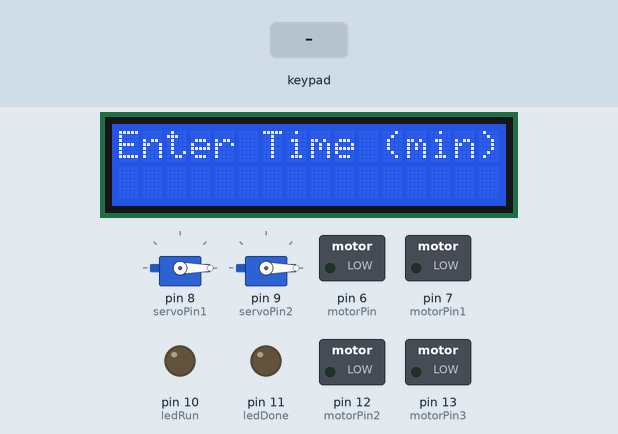
The sketch below on a simulated Arduino Uno, built with avr-gcc and run on an emulated ATmega328P. On the bench: 2 × servo, 16×2 character LCD, switched loads named in the sketch (green lamp = pin HIGH), output pins drawn as LEDs (lit = HIGH). The test bench sets the inputs (shaded band).

Above: at 1.2 s.
1.3 s: keypad keys 1 2 # pressed 0.4 s apart
At 2.9 s:
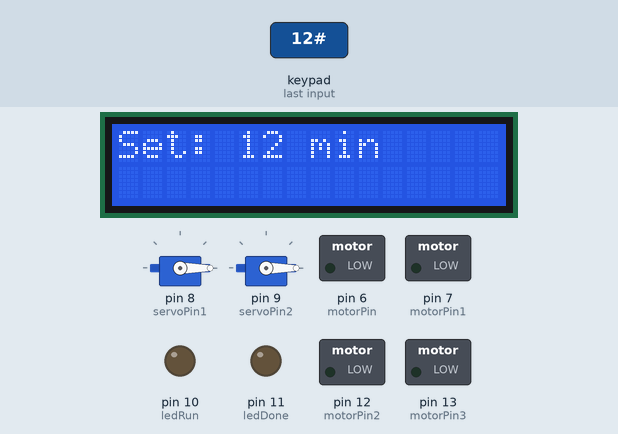
At 5.9 s:
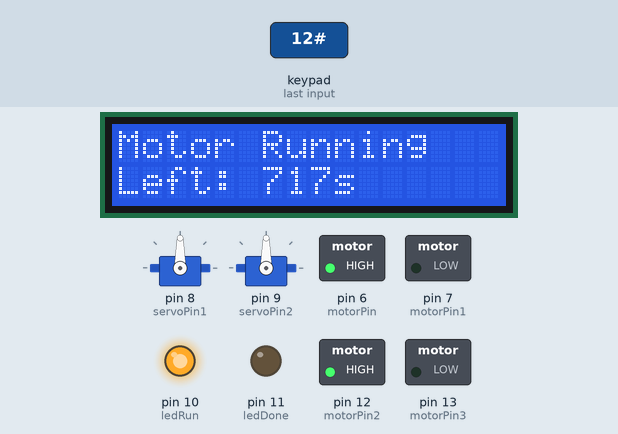
Timing chart, 0 to 7.4 s (numbered marks = the images above; inputs shaded):
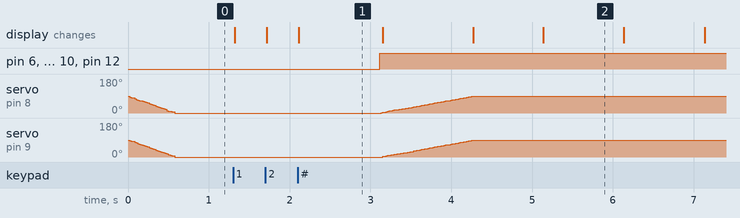

Measured:
- after the input at 1.3 s, pin 6 (motorPin), pin 10 (ledRun), pin 12 (motorPin2): LOW → HIGH after 1.8 s; servo on pin 8 (servoPin1): moves from 0° to 90° over 1.1 s, starting after 1.8 s; servo on pin 9 (servoPin2): moves from 0° to 90° over 1.1 s, starting after 1.9 s; the display: first changes at once (image 1 shows a later state)
- what the display in image 1 shows lasts 1.1 s, from 2.1 s to 3.2 s

The sketch:

shoe_dryer_v1.ino
```cpp
#include <VarSpeedServo.h>
#include <Wire.h>
#include <LiquidCrystal_I2C.h>
#include <Keypad.h>

// -------------------- LCD --------------------
// Initialize LCD (I2C address 0x27, 16x2)
LiquidCrystal_I2C lcd(0x27, 16, 2);

// -------------------- KEYPAD --------------------
const byte ROWS = 4;
const byte COLS = 4;

// Keypad layout
char keys[ROWS][COLS] = {
  {'1','2','3','A'},
  {'4','5','6','B'},
  {'7','8','9','C'},
  {'*','0','#','D'}
};

// Keypad pin connections
byte rowPins[ROWS] = {A0, A1, A2, A3};
byte colPins[COLS] = {A4, A5, 2, 3};

// Create keypad object
Keypad keypad = Keypad(makeKeymap(keys), rowPins, colPins, ROWS, COLS);

// -------------------- MOTOR + PELTIER --------------------
// These pins control the motor driver (H-bridge)
// IMPORTANT: Peltier modules are connected to the motor output,
// so when the motor is powered, Peltiers are also activated
const int motorPin = 6;
const int motorPin1 = 7;
const int motorPin2 = 12;
const int motorPin3 = 13;

// -------------------- LED INDICATORS --------------------
const int ledRun = 10;   // Turns ON when system is running
const int ledDone = 11;  // Turns ON when process is finished

// -------------------- SERVO --------------------
VarSpeedServo myservo1;
VarSpeedServo myservo2;

const int servoPin1 = 8;
const int servoPin2 = 9;

// -------------------- TIME CONTROL --------------------
unsigned long selectedTime = 0;   // Stores selected duration (ms)
unsigned long startTime = 0;      // Stores start time
bool motorRunning = false;        // System state flag

// Stores user input from keypad
String inputTime = "";

// -------------------- SETUP --------------------
void setup() {

  // Set motor control pins as outputs
  pinMode(motorPin, OUTPUT);
  pinMode(motorPin1, OUTPUT);
  pinMode(motorPin2, OUTPUT);
  pinMode(motorPin3, OUTPUT);

  // Set LED pins
  pinMode(ledRun, OUTPUT);
  pinMode(ledDone, OUTPUT);

  // Attach servos
  myservo1.attach(servoPin1);
  myservo2.attach(servoPin2);

  // Set initial servo position
  myservo1.write(0, 100);
  myservo2.write(0, 100);

  // Initialize LCD
  lcd.init();
  lcd.backlight();

  lcd.print("Enter Time (min)");
}

// -------------------- MAIN LOOP --------------------
void loop() {

  // Read keypad input
  char key = keypad.getKey();

  // -------- INPUT MODE --------
  // Only allow input when system is not running
  if (!motorRunning) {

    if (key) {

      // If number key is pressed → build time input
      if (key >= '0' && key <= '9') {
        inputTime += key;

        lcd.clear();
        lcd.print("Time: ");
        lcd.print(inputTime);
        lcd.print(" min");
      }

      // '*' key clears input
      else if (key == '*') {
        inputTime = "";
        lcd.clear();
        lcd.print("Cleared");
        delay(500);

        lcd.clear();
        lcd.print("Enter Time");
      }

      // '#' key confirms input and starts system
      else if (key == '#') {

        if (inputTime.length() > 0) {

          // Convert minutes to milliseconds
          int minutes = inputTime.toInt();
          selectedTime = (unsigned long)minutes * 60UL * 1000UL;

          lcd.clear();
          lcd.print("Set: ");
          lcd.print(minutes);
          lcd.print(" min");

          delay(1000);

          // Start motor + Peltier system
          startMotor();
        }
      }
    }
  }

  // -------- RUNNING MODE --------
  if (motorRunning) {

    // Calculate remaining time in seconds
    unsigned long remaining = (selectedTime - (millis() - startTime)) / 1000;

    // Display countdown
    lcd.setCursor(0, 1);
    lcd.print("Left: ");
    lcd.print(remaining);
    lcd.print("s   ");

    // Stop system when time is completed
    if (millis() - startTime >= selectedTime) {
      stopMotor();
    }
  }
}

// -------------------- START FUNCTION --------------------
void startMotor() {

  motorRunning = true;
  startTime = millis();

  // Motor forward direction using H-bridge
  // This also powers the Peltier modules connected to motor output
  digitalWrite(motorPin, HIGH);
  digitalWrite(motorPin1, LOW);
  digitalWrite(motorPin2, HIGH);
  digitalWrite(motorPin3, LOW);

  // Turn ON running LED
  digitalWrite(ledRun, HIGH);
  digitalWrite(ledDone, LOW);

  // Move servos to active position
  myservo1.write(90, 50);
  myservo2.write(90, 50);

  lcd.clear();
  lcd.print("Motor Running");
  lcd.setCursor(0, 1);
  lcd.print("Peltier ON"); // Indicate thermal system active
}

// -------------------- STOP FUNCTION --------------------
void stopMotor() {

  // Stop motor and Peltier modules
  digitalWrite(motorPin, LOW);
  digitalWrite(motorPin1, LOW);
  digitalWrite(motorPin2, LOW);
  digitalWrite(motorPin3, LOW);

  // Update LEDs
  digitalWrite(ledRun, LOW);
  digitalWrite(ledDone, HIGH);

  // Reset servos
  myservo1.write(0, 50);
  myservo2.write(0, 50);

  motorRunning = false;
  inputTime = "";

  lcd.clear();
  lcd.print("Finished");

  delay(2000);

  lcd.clear();
  lcd.print("Enter Time");
}
```
